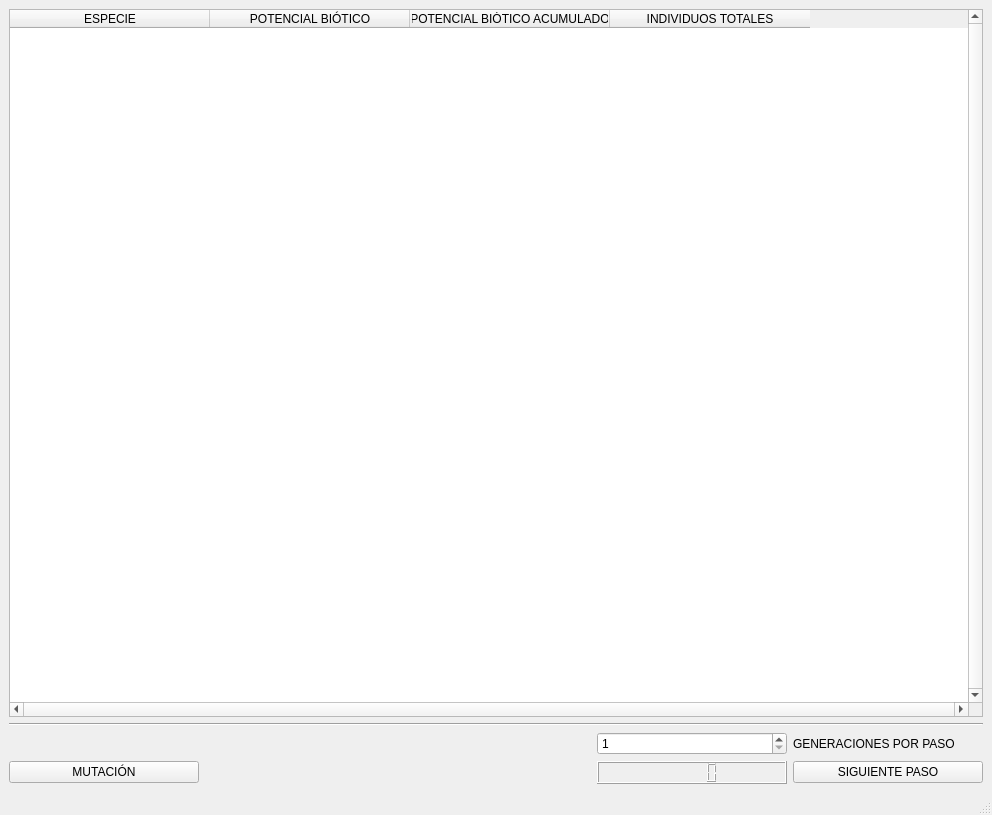
<?xml version="1.0" encoding="UTF-8"?>
<ui version="4.0">
 <class>SIMULATION</class>
 <widget class="QMainWindow" name="SIMULATION">
  <property name="geometry">
   <rect>
    <x>0</x>
    <y>0</y>
    <width>992</width>
    <height>815</height>
   </rect>
  </property>
  <property name="windowTitle">
   <string>SIMULATION</string>
  </property>
  <widget class="QWidget" name="centralwidget">
   <layout class="QGridLayout" name="gridLayout">
    <item row="0" column="1" colspan="5">
     <widget class="QTableWidget" name="Display_Table">
      <property name="verticalScrollBarPolicy">
       <enum>Qt::ScrollBarAlwaysOn</enum>
      </property>
      <property name="horizontalScrollBarPolicy">
       <enum>Qt::ScrollBarAlwaysOn</enum>
      </property>
      <property name="sizeAdjustPolicy">
       <enum>QAbstractScrollArea::AdjustIgnored</enum>
      </property>
      <attribute name="horizontalHeaderCascadingSectionResizes">
       <bool>false</bool>
      </attribute>
      <attribute name="horizontalHeaderDefaultSectionSize">
       <number>200</number>
      </attribute>
      <attribute name="horizontalHeaderMinimumSectionSize">
       <number>49</number>
      </attribute>
      <column>
       <property name="text">
        <string>ESPECIE</string>
       </property>
      </column>
      <column>
       <property name="text">
        <string>POTENCIAL BIÓTICO</string>
       </property>
      </column>
      <column>
       <property name="text">
        <string>POTENCIAL BIÓTICO ACUMULADO</string>
       </property>
      </column>
      <column>
       <property name="text">
        <string>INDIVIDUOS TOTALES</string>
       </property>
      </column>
     </widget>
    </item>
    <item row="4" column="5">
     <widget class="QPushButton" name="NEXT_Button">
      <property name="text">
       <string>SIGUIENTE PASO</string>
      </property>
     </widget>
    </item>
    <item row="4" column="4">
     <widget class="QLCDNumber" name="GEN"/>
    </item>
    <item row="2" column="4">
     <widget class="QSpinBox" name="GEN_STEP">
      <property name="minimum">
       <number>1</number>
      </property>
      <property name="maximum">
       <number>10000</number>
      </property>
      <property name="value">
       <number>1</number>
      </property>
     </widget>
    </item>
    <item row="2" column="5">
     <widget class="QLabel" name="label_9">
      <property name="text">
       <string>GENERACIONES POR PASO</string>
      </property>
     </widget>
    </item>
    <item row="4" column="1">
     <widget class="QPushButton" name="MUT_Button">
      <property name="text">
       <string>MUTACIÓN</string>
      </property>
     </widget>
    </item>
    <item row="1" column="1" colspan="5">
     <widget class="Line" name="line_2">
      <property name="orientation">
       <enum>Qt::Horizontal</enum>
      </property>
     </widget>
    </item>
   </layout>
  </widget>
  <widget class="QMenuBar" name="menubar">
   <property name="geometry">
    <rect>
     <x>0</x>
     <y>0</y>
     <width>992</width>
     <height>26</height>
    </rect>
   </property>
  </widget>
  <widget class="QStatusBar" name="statusbar"/>
 </widget>
 <resources/>
 <connections/>
</ui>
